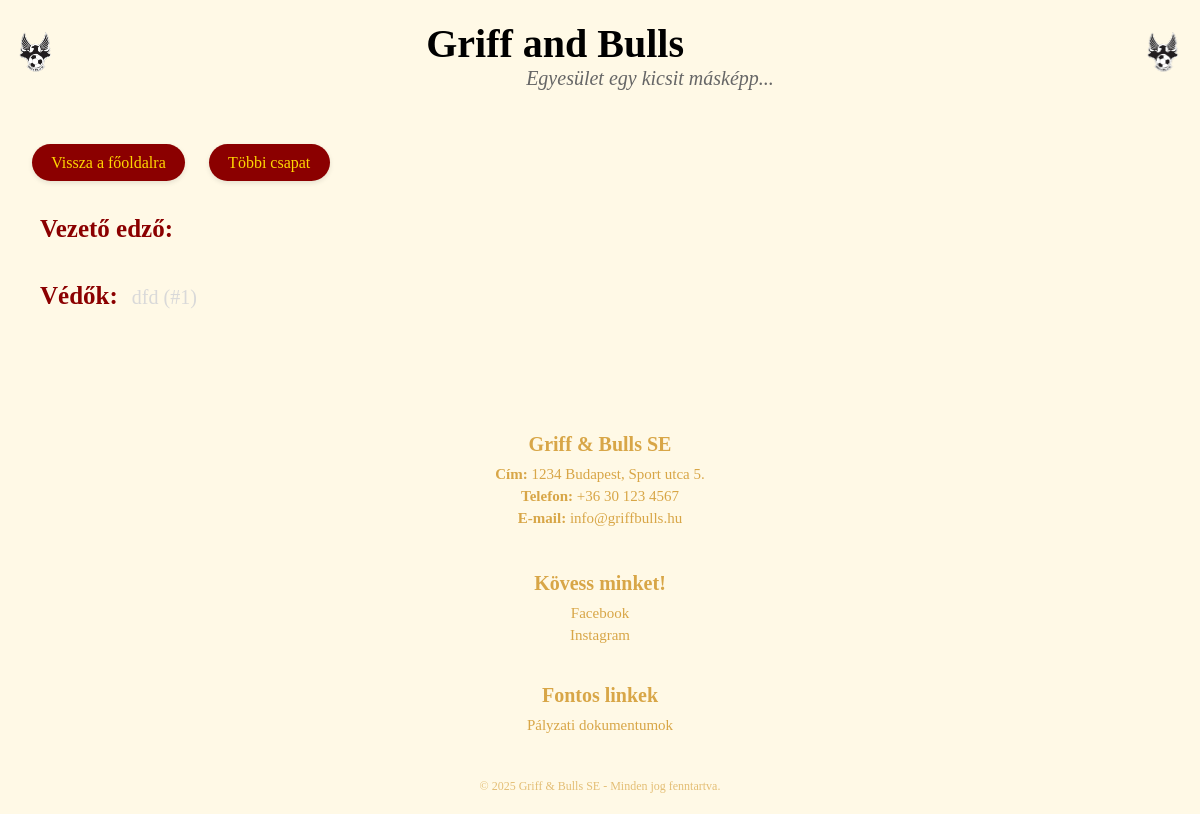
Before: /csapatok/korosztaly/felnott2/ with the older database file.
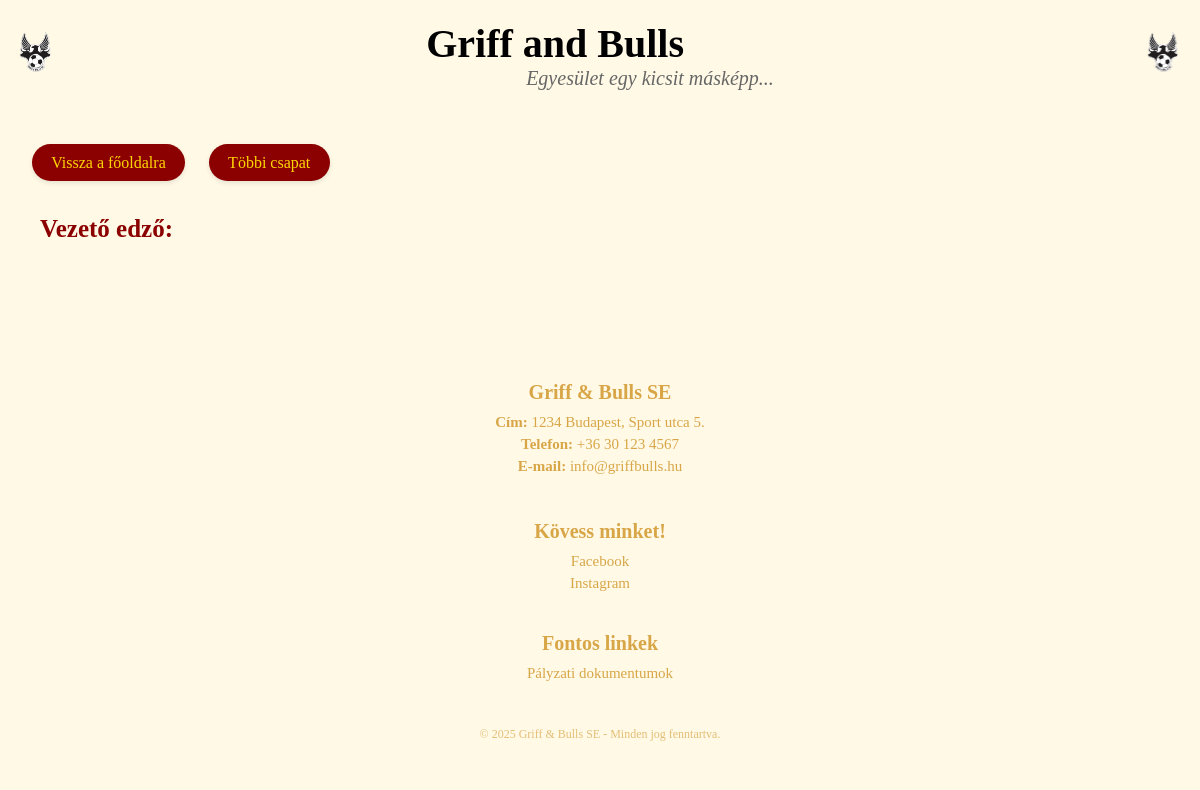
After: the same page with the newer database file.
### hirek/models.py (models this page shows, shortened)
class Jatekos(models.Model):
    POSZT_CHOICES = [
        ('K', 'Kapus'),
        ('V', 'Védő'),
        ('KP', 'Középpályás'),
        ('T', 'Támadó'),
    ]
    nev = models.CharField(max_length=250)
    korosztaly = models.ForeignKey(Korosztaly, on_delete=models.CASCADE, related_name='jatekosok')
    poszt = models.CharField(max_length=2, choices=POSZT_CHOICES)
    mezszam = models.PositiveSmallIntegerField(blank=True, null=True)
    class Meta:
        verbose_name = "Jatekos"
        verbose_name_plural = "Jatekosok"

### hirek/views.py (the view)
# urls.py: path("csapatok/korosztaly/<slug:korosztaly_slug>/", korosztaly, name='korosztaly'),
def korosztaly(request, korosztaly_slug: str):
    korosztaly = get_object_or_404(Korosztaly, slug=korosztaly_slug)
    jatekosok = korosztaly.jatekosok.all()
    posztok = {
        'Kapusok': jatekosok.filter(poszt='K'),
        'Védők': jatekosok.filter(poszt='V'),
        'Középpályások': jatekosok.filter(poszt='KP'),
        'Támadók': jatekosok.filter(poszt='T'),
    }
    context = {
        'korosztaly': korosztaly,
        'posztok': posztok,
    }
    return render(request, "hirek/korosztaly.html", context)

### hirek/templates/hirek/korosztaly.html (shortened to what this page needs)
{% load static %}
<!DOCTYPE html>
<html lang="en">
  <head>
    <link rel="stylesheet" href="{% static 'hirek/style_csapatok.css' %}" />
    <link rel="stylesheet" href="{% static 'hirek/footer.css' %}" />
    <link rel="stylesheet" href="{% static 'hirek/szinek.css' %}" />
    <link rel="stylesheet" href="{% static 'hirek/header.css' %}" />
  </head>
  <body>
    <header>
    <img class="gab_feher_bal" src="{% static 'hirek/gab_feher.png' %}" alt="GAB Fehér">
      <div class="header-text">
        <h1>Griff and Bulls</h1>
        <p>Egyesület egy kicsit másképp...</p>
      </div>
    <img class="gab_feher_jobb" src="{% static 'hirek/gab_feher.png' %}" alt="GAB Fehér">
    </header>
    <nav>
      <ul>
        <li><a href="{% url 'fooldal' %}">Vissza a főoldalra</a></li>
        <li><a href="{% url 'csapatok' %}">Többi csapat</a></li>
      </ul>
    </nav>
    <main class="csapatok-container">
      <div class="edzok-section">
        <h2>Vezető edző:</h2>
      </div>
      {% for poszt, jatekos_lista in posztok.items %}
        {% if jatekos_lista %}
          <div class="poszt-section">
            <h2 class="poszt">{{ poszt }}:</h2>
            <p>
              {% for jatekos in jatekos_lista %}
                {{ jatekos.nev }}{% if jatekos.mezszam %} (#{{ jatekos.mezszam }}){% endif %}{% if not forloop.last %}, {% endif %}
              {% endfor %}
            </p>
          </div>
        {% endif %}
      {% endfor %}
    </main>
    <footer>
      <div class="footer-container">
        <div class="footer-info">
          <h3>Griff & Bulls SE</h3>
          <p><strong>Cím:</strong> 1234 Budapest, Sport utca 5.</p>
          <p><strong>Telefon:</strong> +36 30 123 4567</p>
          <p><strong>E-mail:</strong> info@griffbulls.hu</p>
        </div>
        <section class="footer_kapcsolat," id="kapcsolat">
          <div class="footer-socials">
            <h3>Kövess minket!</h3>
            <a
              href="https://www.facebook.com/p/Griff-Bulls-SE-100057331514748/"
              target="_blank"
              >Facebook</a
            >
            <a
              href="https://www.instagram.com/griff_and_bulls_se?utm_source=ig_web_button_share_sheet&igsh=ZDNlZDc0MzIxNw=="
              target="_blank"
              >Instagram</a
            >
          </div>
        </section>
        <div class="footer-links">
          <h3>Fontos linkek</h3>
          <a href="palyazat.html">Pályzati dokumentumok</a>
        </div>
      </div>
      <p class="footer-copy">
        © 2025 Griff & Bulls SE - Minden jog fenntartva.
      </p>
    </footer>
  </body>
</html>

Changed rows visible on the page:
removed Jatekos: nev "dfd", mezszam "1"
Other visible differences:
list line gone: "Védők :"
